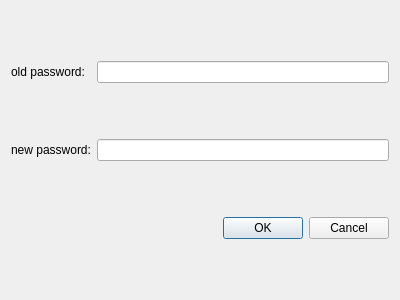
<?xml version="1.0" encoding="UTF-8"?>
<ui version="4.0">
 <class>PasswordResetDialog</class>
 <widget class="QDialog" name="PasswordResetDialog">
  <property name="geometry">
   <rect>
    <x>0</x>
    <y>0</y>
    <width>400</width>
    <height>300</height>
   </rect>
  </property>
  <property name="windowTitle">
   <string>Dialog</string>
  </property>
  <layout class="QGridLayout" name="gridLayout">
   <item row="0" column="0">
    <widget class="QLabel" name="oldLabel">
     <property name="text">
      <string>old password:</string>
     </property>
    </widget>
   </item>
   <item row="0" column="1">
    <widget class="QLineEdit" name="oldLineEdit">
     <property name="readOnly">
      <bool>false</bool>
     </property>
    </widget>
   </item>
   <item row="1" column="0">
    <widget class="QLabel" name="newLabel">
     <property name="text">
      <string>new password:</string>
     </property>
    </widget>
   </item>
   <item row="1" column="1">
    <widget class="QLineEdit" name="newLineEdit"/>
   </item>
   <item row="2" column="0" colspan="2">
    <widget class="QDialogButtonBox" name="buttonBox">
     <property name="orientation">
      <enum>Qt::Orientation::Horizontal</enum>
     </property>
     <property name="standardButtons">
      <set>QDialogButtonBox::StandardButton::Cancel|QDialogButtonBox::StandardButton::Ok</set>
     </property>
    </widget>
   </item>
  </layout>
 </widget>
 <resources/>
 <connections>
  <connection>
   <sender>buttonBox</sender>
   <signal>accepted()</signal>
   <receiver>PasswordResetDialog</receiver>
   <slot>accept()</slot>
   <hints>
    <hint type="sourcelabel">
     <x>248</x>
     <y>254</y>
    </hint>
    <hint type="destinationlabel">
     <x>157</x>
     <y>274</y>
    </hint>
   </hints>
  </connection>
  <connection>
   <sender>buttonBox</sender>
   <signal>rejected()</signal>
   <receiver>PasswordResetDialog</receiver>
   <slot>reject()</slot>
   <hints>
    <hint type="sourcelabel">
     <x>316</x>
     <y>260</y>
    </hint>
    <hint type="destinationlabel">
     <x>286</x>
     <y>274</y>
    </hint>
   </hints>
  </connection>
 </connections>
</ui>
